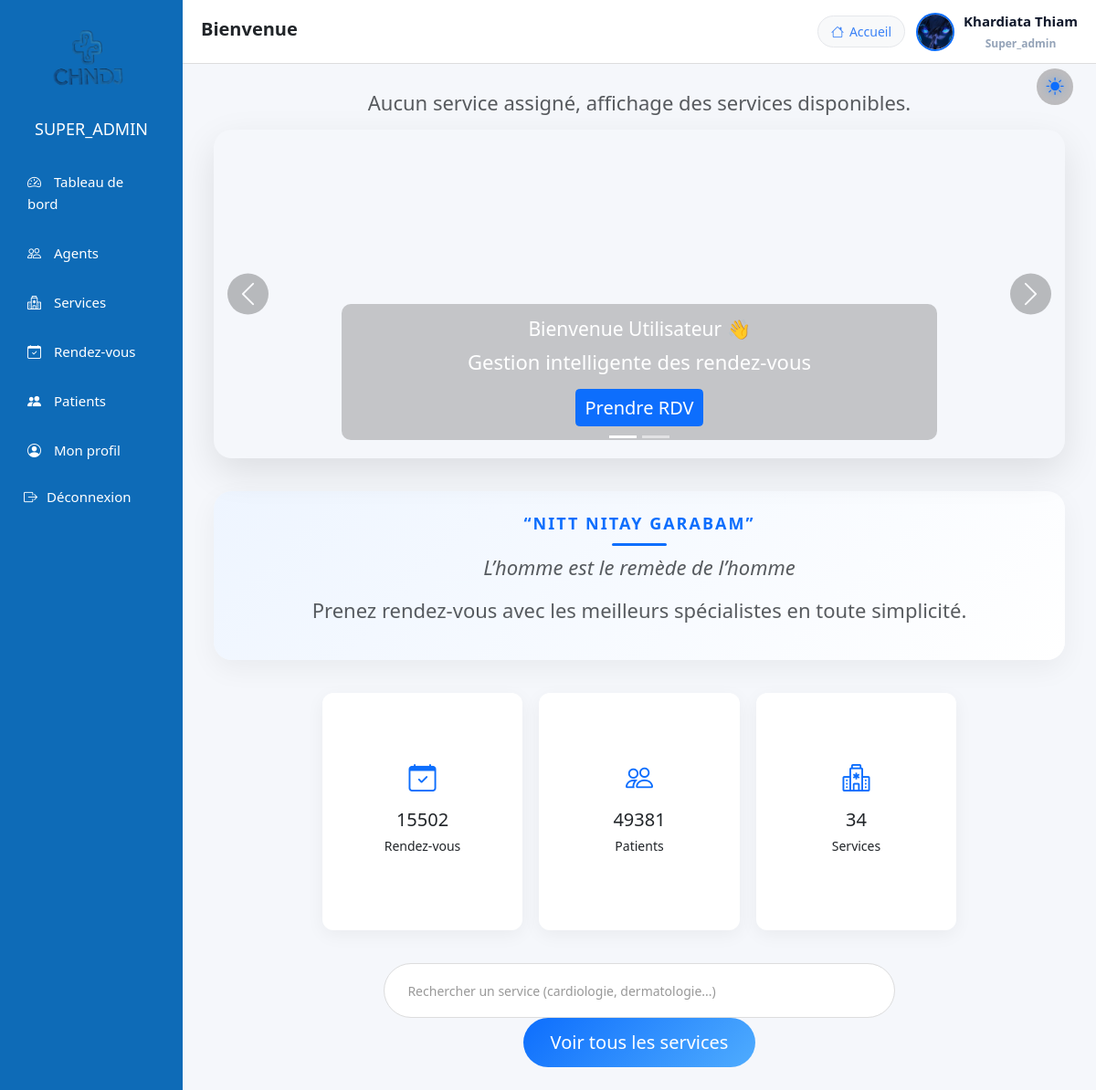
/views/admin.php?page=accueil (signed in), run on the app's committed database.
### tables this page shows
CREATE TABLE `agent` (
  `id` int(11) NOT NULL,
  `username` varchar(30) NOT NULL,
  `photo` varchar(255) DEFAULT NULL,
  `email` varchar(150) DEFAULT NULL,
  `prenom_agent` varchar(50) NOT NULL,
  `nom_agent` varchar(30) NOT NULL,
  `telephone_agent` varchar(20) NOT NULL,
  `password` varchar(255) NOT NULL,
  `status` int(11) NOT NULL,
  `role` enum('super_admin','admin','agent','medecin') NOT NULL,
  `created_at` datetime DEFAULT current_timestamp(),
  `updated_at` datetime DEFAULT current_timestamp() ON UPDATE current_timestamp(),
  `failed_attempts` int(11) NOT NULL DEFAULT 0,
  `locked_until` datetime DEFAULT NULL,
  `must_change_password` tinyint(1) DEFAULT 1
);

### views/admin.php (called while the page is built, shortened)
<?php
require 'admin_layout.php';

### views/accueil.php (the view, shortened to what this page needs)
<?php
$db = getConnection();
$user = $_SESSION['prenom'] ?? 'Utilisateur';
$nbRdv = $db->query("SELECT COUNT(*) FROM rendezvs")->fetchColumn();
$nbPatients = $db->query("SELECT COUNT(*) FROM patient")->fetchColumn();
$nbServices = $db->query("SELECT COUNT(*) FROM service")->fetchColumn();
?>
<?php if (empty($services)): ?>
    <p class="text-center text-muted">
        Aucun service assigné, affichage des services disponibles.
    </p>
<?php endif; ?>
<div class="container-fluid accueil-premium">
<div class="row mb-4 justify-content-center">
    <div class="col-md-12">
        <div id="carouselAccueil" class="carousel slide carousel-pro" data-bs-ride="carousel" data-bs-interval="3000">
            <div class="carousel-indicators">
                <button type="button" data-bs-target="#carouselAccueil" data-bs-slide-to="0" class="active"></button>
                <button type="button" data-bs-target="#carouselAccueil" data-bs-slide-to="1"></button>
            </div>
            <div class="carousel-inner rounded-4">
                <div class="carousel-item active">
                    <img src="https://images.unsplash.com/photo-1584515933487-779824d29309" class="d-block w-100">
                    <div class="carousel-caption custom-caption">
                        <h3>Bienvenue <?= htmlspecialchars($user) ?> 👋</h3>
                        <p>Gestion intelligente des rendez-vous</p>
                        <a href="rendezvous.php" class="btn btn-primary">Prendre RDV</a>
                    </div>
                </div>
            </div>
            <button class="carousel-control-prev custom-control" type="button" data-bs-target="#carouselAccueil" data-bs-slide="prev">
                <i class="bi bi-chevron-left"></i>
            </button>
            <button class="carousel-control-next custom-control" type="button" data-bs-target="#carouselAccueil" data-bs-slide="next">
                <i class="bi bi-chevron-right"></i>
            </button>
        </div>
    </div>
</div>
<div class="proverbe-box text-center my-5">
    <h5 class="fw-bold text-primary">“NITT NITAY GARABAM”</h5>
    <p class="text-muted fst-italic">
        L’homme est le remède de l’homme
    </p>
    <p class="text-muted small mt-2">
        Prenez rendez-vous avec les meilleurs spécialistes en toute simplicité.
    </p>
</div>
<div class="row g-4 mb-5 text-center justify-content-center">
    <div class="col-md-3 fade-up">
            <div class="stat-card">
                <i class="bi bi-calendar-check"></i>
                <h2><?= $nbRdv ?></h2>
                <p>Rendez-vous</p>
            </div>
    </div>
    <div class="col-md-3 fade-up">
            <div class="stat-card">
                <i class="bi bi-people"></i>
                <h2><?= $nbPatients ?></h2>
                <p>Patients</p>
            </div>
    </div>
    <div class="col-md-3 fade-up">
            <div class="stat-card">
                <i class="bi bi-hospital"></i>
                <h2><?= $nbServices ?></h2>
                <p>Services</p>
            </div>
    </div>
</div>
<div class="search-box my-4 d-flex justify-content-center">
    <input type="text" id="searchInput"
        class="form-control search-input"
        placeholder="Rechercher un service (cardiologie, dermatologie...)">
</div>
<div class="text-center mt-4">
    <button class="btn btn-gradient" data-bs-toggle="modal" data-bs-target="#modalServices">
        Voir tous les services
    </button>
</div>
</div>

### views/admin_layout.php (shortened to what this page needs)
<?php
$page = isset($_GET['page']) ? $_GET['page'] : 'dashboard';
$db = getConnection();
$stmt = $db->prepare("
    SELECT prenom_agent, nom_agent, email, photo
    FROM agent
    WHERE id = ?
    LIMIT 1
");
$stmt->execute([$_SESSION['user_id']]);
$admin = $stmt->fetch(PDO::FETCH_ASSOC);
$path = '../assets/img/' . $admin['photo'];
$avatar = file_exists($path)
    ? $path . '?v=' . filemtime($path)
    : '../assets/img/avatar.jpg';
$stmt = $db->prepare("
    SELECT prenom_agent, nom_agent, email, telephone_agent, photo
    FROM agent
    WHERE id = ?
    LIMIT 1
");
$stmt->execute([$_SESSION['user_id']]);
$admin = $stmt->fetch(PDO::FETCH_ASSOC);
$prenom = $admin['prenom_agent'] ?? 'Admin';
$nom    = $admin['nom_agent'] ?? '';
?>
<!DOCTYPE html>
<html lang="fr">
<head>
    <link href="https://cdn.jsdelivr.net/npm/bootstrap@5.3.2/dist/css/bootstrap.min.css" rel="stylesheet">
    <link href="https://cdn.jsdelivr.net/npm/bootstrap-icons@1.11.1/font/bootstrap-icons.css" rel="stylesheet">
    <link
        rel="stylesheet"
        href="https://cdn.jsdelivr.net/npm/intl-tel-input@18.3.5/build/css/intlTelInput.css"
    />
    <link rel="stylesheet" href="/rendezvous/assets/css/admin.css">
</head>
<body class="<?= $page ?> dark">
    <main class="main-content">
<div class="dashboard-container">
    <aside class="sidebar">
        <div class="sidebar-header">
            <img src="../assets/img/logo.png" class="sidebar-logo">
            <h4><?= strtoupper($_SESSION['role']) ?></h4>
        </div>
        <ul class="sidebar-menu">
            <?php if ($_SESSION['role'] === 'super_admin'): ?>
                <li>
                    <a href="admin.php?page=dashboard">
                        <i class="bi bi-speedometer2"></i> Tableau de bord
                    </a>
                </li>
            <?php endif; ?>
            <?php if ($_SESSION['role'] === 'super_admin'): ?>
                <li>
                    <a href="admin.php?page=agents"
                    class="<?= ($page == 'agents' ? 'active' : '') ?>">
                        <i class="bi bi-people"></i> Agents
                    </a>
                </li>
            <?php endif; ?>
            <?php if (in_array($_SESSION['role'], ['super_admin','admin'])): ?>
                <li>
                    <a href="admin.php?page=services"
                    class="<?= ($page == 'services' ? 'active' : '') ?>">
                        <i class="bi bi-hospital"></i> Services
                    </a>
                </li>
            <?php endif; ?>
            <li>
                <a href="admin.php?page=rendezvous"
                class="<?= ($page == 'rendezvous' ? 'active' : '') ?>">
                    <i class="bi bi-calendar-check"></i> Rendez-vous
                </a>
            </li>
            <li>
                <a href="admin.php?page=patients"
                class="<?= ($page == 'patients' ? 'active' : '') ?>">
                    <i class="bi bi-people-fill"></i> Patients
                </a>
            </li>
            <li>
                <a href="admin.php?page=profile"
                class="<?= ($page == 'profile' ? 'active' : '') ?>">
                    <i class="bi bi-person-circle"></i> Mon profil
                </a>
            </li>
            <li class="sidebar-item logout-item">
                <form method="POST" action="logout.php">
                    <button type="submit" class="sidebar-link logout-link">
                        <i class="bi bi-box-arrow-right"></i>
                        <span>Déconnexion</span>
                    </button>
                </form>
            </li>
        </ul>
    </aside>
    <main class="main-content">
        <header class="topbar">
            <div class="theme-toggle-dashboard" onclick="toggleDashboardTheme()">
                <i id="dashboardThemeIcon" class="bi bi-sun-fill"></i>
            </div>
                <h2>Bienvenue</h2>
            <div class="d-flex align-items-center gap-3">
                <a href="admin.php?page=accueil" class="btn btn-light btn-sm">
                    <i class="bi bi-house"></i> Accueil
                </a>
                <div class="profile-trigger" id="profileMenuBtn">
                    <img
                        src="<?= $avatar ?>"
                        class="topbar-avatar profile-preview"
                        alt="Avatar"
                    >
                    <div class="topbar-user">
                        <span class="topbar-name">
                            <?= htmlspecialchars($prenom . ' ' . $nom) ?>
                        </span>
                        <small class="topbar-role"><?= ucfirst($_SESSION['role']) ?></small>
                    </div>
                </div>
            </div>
        </header>
        <section class="content-wrapper">
            <?php
                $file = $page . ".php";
                if (file_exists($file)) {
                    require $file;
                } else {
                    echo "<div class='alert alert-danger'>Page introuvable : $file</div>";
                }
            ?>
        </section>
    </main>
</div>
 </main>
</body>
</html>

### data on the page
agent: photo (picture), prenom_agent+nom_agent "Khardiata Thiam"

### other printed values
$_SESSION['role'] "SUPER_ADMIN"
$_SESSION['role'] "Super_admin"
$user "Utilisateur"
$nbRdv "15502"
$nbPatients "49381"
$nbServices "34"
